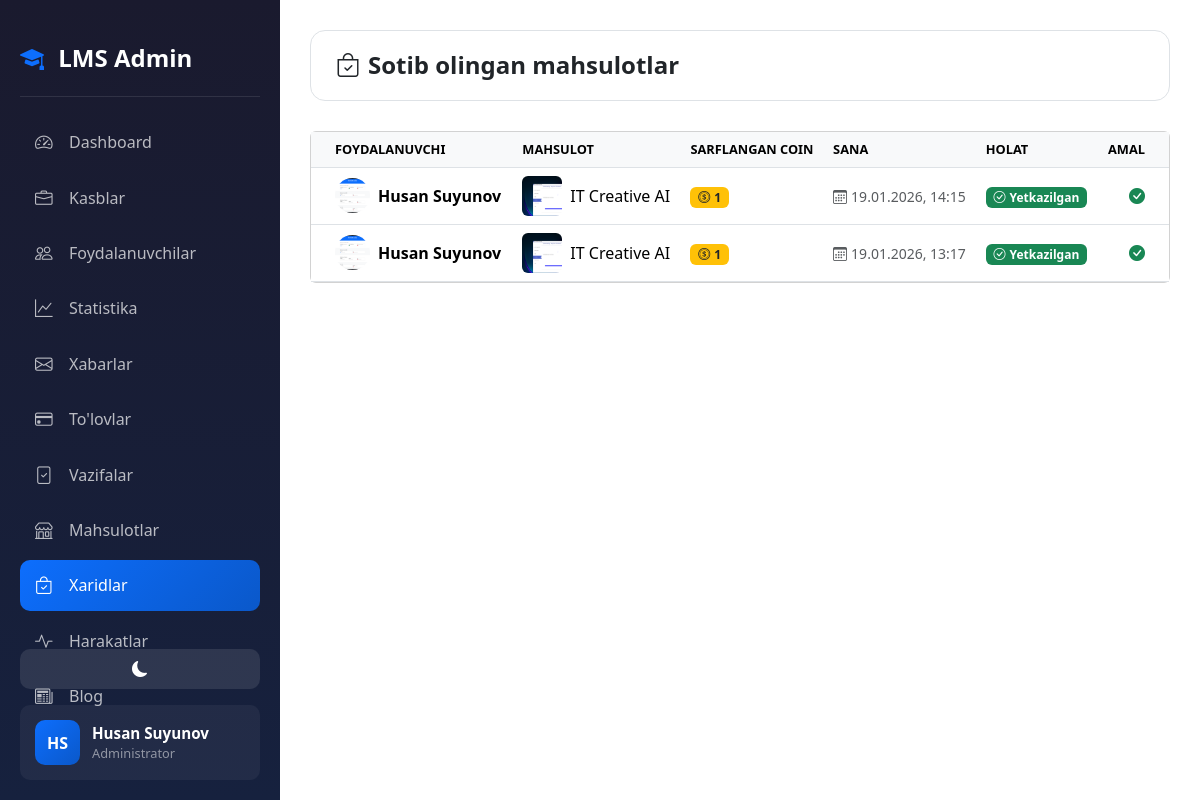
The page /dashboard/purchases/ (signed in) on the database its author committed.
### accounts/models.py (models this page shows, shortened)
class CustomUser(AbstractUser):
    ROLE_CHOICES = (
        ('admin', 'Admin'),
        ('teacher', 'O\'qituvchi'),
        ('student', 'O\'quvchi'),
    )
    first_name = models.CharField(max_length=100, verbose_name="Ism")
    last_name = models.CharField(max_length=100, verbose_name="Familiya")
    phone = models.CharField(max_length=20, unique=True, verbose_name="Telefon raqam")
    role = models.CharField(max_length=20, choices=ROLE_CHOICES, default='student', verbose_name="Rol")
    photo = models.ImageField(upload_to='profiles/', blank=True, null=True, verbose_name="Profil rasmi")
    profession = models.ForeignKey(Profession, on_delete=models.SET_NULL, null=True, blank=True, related_name='students', verbose_name="Yo'nalish")
    is_blocked = models.BooleanField(default=False, verbose_name="Bloklangan")
    last_activity = models.DateTimeField(null=True, blank=True, verbose_name="Oxirgi faollik")
    bio = models.TextField(blank=True, null=True, verbose_name="O'zi haqida")
    coins = models.IntegerField(default=0, verbose_name="Coinlar")
    total_online_time = models.IntegerField(default=0, verbose_name="Jami online vaqt (daqiqa)")
    address = models.CharField(max_length=300, blank=True, null=True, verbose_name="Yashash manzili")
    birth_date = models.DateField(null=True, blank=True, verbose_name="Tug'ilgan kuni")
    id_card = models.FileField(upload_to='documents/id_cards/', blank=True, null=True, verbose_name="ID karta/Pasport")
    birth_certificate = models.FileField(upload_to='documents/birth_certificates/', blank=True, null=True, verbose_name="Tug'ilganlik haqida guvohnoma")
    @property
    def is_admin(self):
        return self.role == 'admin'
    @property
    def full_name(self):
        return f"{self.first_name} {self.last_name}"
    class Meta:
        verbose_name = "Foydalanuvchi"
        verbose_name_plural = "Foydalanuvchilar"

class ProductPurchase(models.Model):
    product = models.ForeignKey(Product, on_delete=models.CASCADE, related_name='purchases')
    user = models.ForeignKey(CustomUser, on_delete=models.CASCADE, related_name='purchases')
    coins_spent = models.IntegerField(verbose_name="Sarflangan coin")
    purchased_at = models.DateTimeField(auto_now_add=True)
    is_delivered = models.BooleanField(default=False, verbose_name="Yetkazildi")
    class Meta:
        ordering = ['-purchased_at']
        verbose_name = "Xarid"
        verbose_name_plural = "Xaridlar"

class Product(models.Model):
    name = models.CharField(max_length=200, verbose_name="Mahsulot nomi")
    description = models.TextField(verbose_name="Mahsulot haqida")
    image = models.ImageField(upload_to='products/', verbose_name="Rasm")
    coin_price = models.IntegerField(verbose_name="Narxi (Coin)")
    stock = models.IntegerField(default=0, verbose_name="Omborda")
    is_active = models.BooleanField(default=True, verbose_name="Faol")
    created_at = models.DateTimeField(auto_now_add=True)
    class Meta:
        ordering = ['-created_at']
        verbose_name = "Mahsulot"
        verbose_name_plural = "Mahsulotlar"

### accounts/views.py (the view)
# urls.py: path('dashboard/purchases/', views.admin_purchases, name='admin_purchases'),
@login_required
def admin_purchases(request):
    if not request.user.is_admin:
        return redirect('home')
    purchases = ProductPurchase.objects.all().select_related('product', 'user')
    return render(request, 'accounts/admin/purchases.html', {'purchases': purchases})

### accounts/management/commands/check_birthdays.py (called while the page is built, shortened)
    def handle(self, *args, **kwargs):
        today = timezone.now().date()
        users = CustomUser.objects.filter(birth_date__day=today.day, birth_date__month=today.month)
        if not users.exists():
            self.stdout.write(self.style.SUCCESS('No birthdays today.'))
            return

### accounts/templates/accounts/admin/purchases.html (shortened to what this page needs)
{% extends 'accounts/admin/base_admin.html' %}
{% block admin_content %}
<div class="top-bar">
    <h1 class="page-title"><i class="bi bi-bag-check me-2"></i>Sotib olingan mahsulotlar</h1>
</div>
<div class="card">
        <div class="card-body p-0">
            <div class="table-responsive">
                <table class="table table-hover mb-0">
                    <thead class="table-light">
                        <tr>
                            <th class="ps-4">Foydalanuvchi</th>
                            <th>Mahsulot</th>
                            <th>Sarflangan coin</th>
                            <th>Sana</th>
                            <th>Holat</th>
                            <th class="text-end pe-4">Amal</th>
                        </tr>
                    </thead>
                    <tbody>
                        {% for purchase in purchases %}
                        <tr>
                            <td class="ps-4 align-middle">
                                <div class="d-flex align-items-center gap-2">
                                    {% if purchase.user.photo %}
                                    <img src="{{ purchase.user.photo.url }}" class="rounded-circle" width="35" height="35" style="object-fit: cover;">
                                    {% else %}
                                    <div class="rounded-circle bg-light d-flex align-items-center justify-content-center" style="width: 35px; height: 35px;">
                                        <i class="bi bi-person-fill text-muted"></i>
                                    </div>
                                    {% endif %}
                                    <span class="fw-bold">{{ purchase.user.full_name }}</span>
                                </div>
                            </td>
                            <td class="align-middle">
                                <div class="d-flex align-items-center gap-2">
                                    {% if purchase.product.image %}
                                    <img src="{{ purchase.product.image.url }}" class="rounded" width="40" height="40" style="object-fit: cover;">
                                    {% endif %}
                                    <span>{{ purchase.product.name }}</span>
                                </div>
                            </td>
                            <td class="align-middle">
                                <span class="badge bg-warning text-dark">
                                    <i class="bi bi-coin me-1"></i>{{ purchase.coins_spent }}
                                </span>
                            </td>
                            <td class="align-middle">
                                <small class="text-muted">
                                    <i class="bi bi-calendar3 me-1"></i>{{ purchase.purchased_at|date:"d.m.Y, H:i" }}
                                </small>
                            </td>
                            <td class="align-middle">
                                {% if purchase.is_delivered %}
                                <span class="badge bg-success">
                                    <i class="bi bi-check-circle me-1"></i>Yetkazilgan
                                </span>
                                {% else %}
                                <span class="badge bg-warning text-dark">
                                    <i class="bi bi-clock me-1"></i>Kutilmoqda
                                </span>
                                {% endif %}
                            </td>
                            <td class="align-middle text-end pe-4">
                                {% if not purchase.is_delivered %}
                                <form method="post" action="{% url 'admin_mark_delivered' purchase.pk %}" class="d-inline">
                                    {% csrf_token %}
                                    <button type="submit" class="btn btn-sm btn-success">
                                        <i class="bi bi-check-lg me-1"></i>Yetkazildi
                                    </button>
                                </form>
                                {% else %}
                                <span class="text-success">
                                    <i class="bi bi-check-circle-fill"></i>
                                </span>
                                {% endif %}
                            </td>
                        </tr>
                        {% endfor %}
                    </tbody>
                </table>
            </div>
        </div>
</div>
{% endblock %}

### accounts/templates/accounts/admin/base_admin.html (shortened to what this page needs)
<!DOCTYPE html>
<html lang="uz" data-bs-theme="light">
<head>
    {% load static %}
    <link rel="stylesheet" href="{% static 'css/base_admin.css' %}">
    <link rel="stylesheet" href="{% static 'effects/weather_effect.css' %}">
    <link href="https://cdn.jsdelivr.net/npm/bootstrap@5.3.2/dist/css/bootstrap.min.css" rel="stylesheet">
    <link href="https://cdn.jsdelivr.net/npm/bootstrap-icons@1.11.1/font/bootstrap-icons.css" rel="stylesheet">
</head>
<body>
    <div id="weather_effect"></div>
    <div class="sidebar">
        <div class="sidebar-brand" style="text-decoration: none;">
            <a href="{% url 'home' %}" class="nav-link"> <i class="bi bi-mortarboard-fill me-2 "></i>
                <span>LMS Admin</span></a>
        </div>
        <nav class="sidebar-nav">
            <a href="{% url 'admin_dashboard' %}"
                class="nav-link {% if request.resolver_match.url_name == 'admin_dashboard' %}active{% endif %}">
                <i class="bi bi-speedometer2"></i>
                <span>Dashboard</span>
            </a>
            <a href="{% url 'admin_professions' %}"
                class="nav-link {% if 'profession' in request.resolver_match.url_name %}active{% endif %}">
                <i class="bi bi-briefcase"></i>
                <span>Kasblar</span>
            </a>
            <a href="{% url 'admin_users' %}"
                class="nav-link {% if 'user' in request.resolver_match.url_name %}active{% endif %}">
                <i class="bi bi-people"></i>
                <span>Foydalanuvchilar</span>
            </a>
            <a href="{% url 'admin_statistics' %}"
                class="nav-link {% if request.resolver_match.url_name == 'admin_statistics' %}active{% endif %}">
                <i class="bi bi-graph-up"></i>
                <span>Statistika</span>
            </a>
            <a href="{% url 'admin_messages' %}"
                class="nav-link {% if 'message' in request.resolver_match.url_name %}active{% endif %}">
                <i class="bi bi-envelope"></i>
                <span>Xabarlar</span>
            </a>
            <a href="{% url 'admin_payments' %}"
                class="nav-link {% if 'payment' in request.resolver_match.url_name %}active{% endif %}">
                <i class="bi bi-credit-card"></i>
                <span>To'lovlar</span>
            </a>
            <a href="{% url 'homework_submissions' %}"
                class="nav-link {% if request.resolver_match.url_name == 'homework_submissions' %}active{% endif %}">
                <i class="bi bi-file-check"></i>
                <span>Vazifalar</span>
            </a>
            <a href="{% url 'admin_products' %}"
                class="nav-link {% if 'product' in request.resolver_match.url_name %}active{% endif %}">
                <i class="bi bi-shop"></i>
                <span>Mahsulotlar</span>
            </a>
            <a href="{% url 'admin_purchases' %}"
                class="nav-link {% if 'purchase' in request.resolver_match.url_name %}active{% endif %}">
                <i class="bi bi-bag-check"></i>
                <span>Xaridlar</span>
            </a>
            <a href="{% url 'admin_activities' %}"
                class="nav-link {% if 'activities' in request.resolver_match.url_name %}active{% endif %}">
                <i class="bi bi-activity"></i>
                <span>Harakatlar</span>
            </a>
            <a href="{% url 'blog:admin_posts' %}" class="nav-link {% if 'blog' in request.path %}active{% endif %}">
                <i class="bi bi-newspaper"></i>
                <span>Blog</span>
            </a>
        </nav>
        <div class="sidebar-footer">
            <button class="theme-toggle-admin w-100 mb-3" id="themeToggle">
                <i class="bi bi-moon-fill" id="themeIcon"></i>
            </button>
            <div class="user-info">
                <div class="user-avatar">
                    {{ user.first_name.0 }}{{ user.last_name.0 }}
                </div>
                <div>
                    <div class="user-name">{{ user.first_name }} {{ user.last_name }}</div>
                    <div class="user-role">Administrator</div>
                </div>
            </div>
        </div>
    </div>
    <div class="main-content">
        {% block admin_content %}{% endblock %}
    </div>
</body>
</html>

### static/css/base_admin.css (style rules this page uses)
:root { --primary-blue: #0d6efd; --dark-blue: #0a58ca; --primary-black: #212529; }
[data-bs-theme="light"] { --bg-color: #f0f2f5; --card-bg: #ffffff; --text-color: #212529; --border-color: #dee2e6; --sidebar-bg: #1a1a2e; --sidebar-text: #ffffff; }
body { background-color: var(--bg-color); color: var(--text-color); min-height: 100vh; transition: all 0.3s ease; }
.sidebar { position: fixed; top: 0; left: 0; height: 100vh; width: 280px; background: linear-gradient(180deg, #1a1a2e 0%, #16213e 100%); padding: 20px; z-index: 1000; overflow-y: auto; }
.sidebar-brand { color: white; font-size: 1.5rem; font-weight: 700; padding: 20px 0; border-bottom: 1px solid rgba(255, 255, 255, 0.1); margin-bottom: 20px; }
.sidebar-brand i { color: var(--primary-blue); }
.sidebar-nav .nav-link { color: rgba(255, 255, 255, 0.7); padding: 12px 15px; border-radius: 10px; margin-bottom: 5px; transition: all 0.3s ease; display: flex; align-items: center; }
.sidebar-nav .nav-link.active { background: linear-gradient(135deg, var(--primary-blue), var(--dark-blue)); color: white; }
.sidebar-nav .nav-link i { width: 24px; margin-right: 10px; font-size: 1.1rem; }
.main-content { margin-left: 280px; padding: 30px; min-height: 100vh; }
.top-bar { display: flex; justify-content: space-between; align-items: center; margin-bottom: 30px; padding: 20px 25px; background-color: var(--card-bg); border-radius: 15px; border: 1px solid var(--border-color); }
.page-title { font-size: 1.5rem; font-weight: 700; color: var(--text-color); margin: 0; }
.card { background-color: var(--card-bg); border: 1px solid var(--border-color); border-radius: 15px; }
.table { color: var(--text-color); }
.table th { border-color: var(--border-color); font-weight: 600; color: #6c757d; text-transform: uppercase; font-size: 0.8rem; }
.table td { border-color: var(--border-color); vertical-align: middle; }
.theme-toggle-admin { background-color: rgba(255, 255, 255, 0.1); border: none; color: white; width: 40px; height: 40px; border-radius: 10px; display: flex; align-items: center; justify-content: center; cursor: pointer; transition: all 0.3s ease; }
.sidebar-footer { position: absolute; bottom: 20px; left: 20px; right: 20px; }
.user-info { display: flex; align-items: center; padding: 15px; background-color: rgba(255, 255, 255, 0.05); border-radius: 10px; }
.user-avatar { width: 45px; height: 45px; border-radius: 10px; background: linear-gradient(135deg, var(--primary-blue), var(--dark-blue)); display: flex; align-items: center; justify-content: center; color: white; font-weight: 700; margin-right: 12px; }
.user-name { color: white; font-weight: 600; font-size: 0.95rem; }
.user-role { color: rgba(255, 255, 255, 0.5); font-size: 0.8rem; }

### static/effects/weather_effect.css (style rules this page uses)
#weather_effect { position: fixed; inset: 0; pointer-events: none; z-index: 9999; overflow: hidden; }

### rows shown on the page
CustomUser: first_name.0 "H", last_name.0 "S", first_name "Husan", last_name "Suyunov"
ProductPurchase: user.photo (picture), user.full_name "Husan Suyunov", product.image (picture), product.name "IT Creative AI", coins_spent "1", purchased_at "19.01.2026, 14:15", is_delivered True (drawn)
ProductPurchase: user.photo (picture), user.full_name "Husan Suyunov", product.image (picture), product.name "IT Creative AI", coins_spent "1", purchased_at "19.01.2026, 13:17", is_delivered True (drawn)
